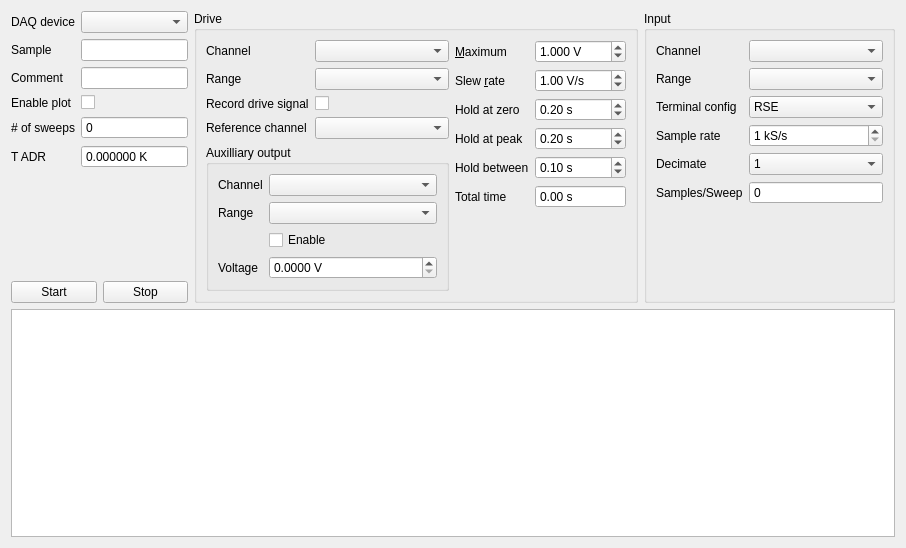
<?xml version="1.0" encoding="UTF-8"?>
<ui version="4.0">
 <class>Form</class>
 <widget class="QWidget" name="Form">
  <property name="geometry">
   <rect>
    <x>0</x>
    <y>0</y>
    <width>906</width>
    <height>548</height>
   </rect>
  </property>
  <property name="windowTitle">
   <string>Form</string>
  </property>
  <property name="toolTip">
   <string>Select the input range for the SQUID readout.</string>
  </property>
  <layout class="QHBoxLayout" name="horizontalLayout_5">
   <item>
    <layout class="QVBoxLayout" name="verticalLayout_2">
     <item>
      <layout class="QHBoxLayout" name="horizontalLayout_4">
       <item>
        <layout class="QVBoxLayout" name="verticalLayout">
         <item>
          <layout class="QFormLayout" name="formLayout_4">
           <property name="fieldGrowthPolicy">
            <enum>QFormLayout::AllNonFixedFieldsGrow</enum>
           </property>
           <item row="0" column="0">
            <widget class="QLabel" name="label">
             <property name="text">
              <string>DAQ device</string>
             </property>
             <property name="buddy">
              <cstring>deviceCombo</cstring>
             </property>
            </widget>
           </item>
           <item row="0" column="1">
            <widget class="QComboBox" name="deviceCombo">
             <property name="toolTip">
              <string>Which NI DAQ device to you want to use to drive the TES and sample the SQUID?</string>
             </property>
            </widget>
           </item>
           <item row="1" column="0">
            <widget class="QLabel" name="label_13">
             <property name="text">
              <string>Sample</string>
             </property>
             <property name="buddy">
              <cstring>sampleLe</cstring>
             </property>
            </widget>
           </item>
           <item row="1" column="1">
            <widget class="QLineEdit" name="sampleLe">
             <property name="toolTip">
              <string>Specify the ID of the sample here.</string>
             </property>
            </widget>
           </item>
           <item row="2" column="0">
            <widget class="QLabel" name="label_14">
             <property name="text">
              <string>Comment</string>
             </property>
             <property name="buddy">
              <cstring>commentLe</cstring>
             </property>
            </widget>
           </item>
           <item row="2" column="1">
            <widget class="QLineEdit" name="commentLe"/>
           </item>
           <item row="3" column="0">
            <widget class="QLabel" name="label_19">
             <property name="text">
              <string>Enable plot</string>
             </property>
             <property name="buddy">
              <cstring>enablePlotCb</cstring>
             </property>
            </widget>
           </item>
           <item row="3" column="1">
            <widget class="QCheckBox" name="enablePlotCb">
             <property name="text">
              <string/>
             </property>
            </widget>
           </item>
           <item row="4" column="0">
            <widget class="QLabel" name="label_18">
             <property name="text">
              <string># of sweeps</string>
             </property>
             <property name="buddy">
              <cstring>sweepCountSb</cstring>
             </property>
            </widget>
           </item>
           <item row="4" column="1">
            <widget class="QSpinBox" name="sweepCountSb">
             <property name="readOnly">
              <bool>true</bool>
             </property>
             <property name="buttonSymbols">
              <enum>QAbstractSpinBox::NoButtons</enum>
             </property>
             <property name="maximum">
              <number>99999999</number>
             </property>
            </widget>
           </item>
           <item row="5" column="0">
            <widget class="QLabel" name="label_22">
             <property name="text">
              <string>T ADR</string>
             </property>
             <property name="buddy">
              <cstring>temperatureSb</cstring>
             </property>
            </widget>
           </item>
           <item row="5" column="1">
            <widget class="QDoubleSpinBox" name="temperatureSb">
             <property name="readOnly">
              <bool>true</bool>
             </property>
             <property name="buttonSymbols">
              <enum>QAbstractSpinBox::NoButtons</enum>
             </property>
             <property name="suffix">
              <string> K</string>
             </property>
             <property name="decimals">
              <number>6</number>
             </property>
             <property name="maximum">
              <double>10.000000000000000</double>
             </property>
             <property name="singleStep">
              <double>0.000001000000000</double>
             </property>
            </widget>
           </item>
          </layout>
         </item>
         <item>
          <layout class="QHBoxLayout" name="horizontalLayout_3">
           <item>
            <widget class="QPushButton" name="startPb">
             <property name="text">
              <string>Start</string>
             </property>
            </widget>
           </item>
           <item>
            <widget class="QPushButton" name="stopPb">
             <property name="text">
              <string>Stop</string>
             </property>
            </widget>
           </item>
          </layout>
         </item>
        </layout>
       </item>
       <item>
        <widget class="QGroupBox" name="driveGroupBox">
         <property name="title">
          <string>Drive</string>
         </property>
         <layout class="QHBoxLayout" name="horizontalLayout_6">
          <item>
           <layout class="QHBoxLayout" name="horizontalLayout_7">
            <item>
             <layout class="QVBoxLayout" name="verticalLayout_3">
              <item>
               <layout class="QFormLayout" name="formLayout_2">
                <item row="0" column="0">
                 <widget class="QLabel" name="label_7">
                  <property name="text">
                   <string>Channel</string>
                  </property>
                  <property name="buddy">
                   <cstring>aoChannelCombo</cstring>
                  </property>
                 </widget>
                </item>
                <item row="0" column="1">
                 <widget class="QComboBox" name="aoChannelCombo">
                  <property name="toolTip">
                   <string>Pick the analog output channel.</string>
                  </property>
                 </widget>
                </item>
                <item row="1" column="0">
                 <widget class="QLabel" name="label_8">
                  <property name="text">
                   <string>Range</string>
                  </property>
                  <property name="buddy">
                   <cstring>aoRangeCombo</cstring>
                  </property>
                 </widget>
                </item>
                <item row="1" column="1">
                 <widget class="QComboBox" name="aoRangeCombo">
                  <property name="toolTip">
                   <string>Select the output drive range.</string>
                  </property>
                  <property name="minimumContentsLength">
                   <number>13</number>
                  </property>
                 </widget>
                </item>
                <item row="2" column="0">
                 <widget class="QLabel" name="label_20">
                  <property name="text">
                   <string>Record drive signal</string>
                  </property>
                  <property name="buddy">
                   <cstring>recordDriveCb</cstring>
                  </property>
                 </widget>
                </item>
                <item row="2" column="1">
                 <widget class="QCheckBox" name="recordDriveCb">
                  <property name="toolTip">
                   <string>Check here if you want the drive signal sampled on the reference channel.</string>
                  </property>
                  <property name="text">
                   <string/>
                  </property>
                 </widget>
                </item>
                <item row="3" column="0">
                 <widget class="QLabel" name="label_21">
                  <property name="text">
                   <string>Reference channel</string>
                  </property>
                  <property name="buddy">
                   <cstring>aiDriveChannelCombo</cstring>
                  </property>
                 </widget>
                </item>
                <item row="3" column="1">
                 <widget class="QComboBox" name="aiDriveChannelCombo">
                  <property name="toolTip">
                   <string>Select a channel to record the drive signal.</string>
                  </property>
                  <property name="minimumContentsLength">
                   <number>13</number>
                  </property>
                 </widget>
                </item>
               </layout>
              </item>
              <item>
               <widget class="QGroupBox" name="groupBox">
                <property name="title">
                 <string>Auxilliary output</string>
                </property>
                <layout class="QHBoxLayout" name="horizontalLayout">
                 <item>
                  <layout class="QFormLayout" name="formLayout">
                   <item row="0" column="0">
                    <widget class="QLabel" name="label_3">
                     <property name="text">
                      <string>Channel</string>
                     </property>
                     <property name="buddy">
                      <cstring>auxAoChannelCombo</cstring>
                     </property>
                    </widget>
                   </item>
                   <item row="0" column="1">
                    <widget class="QComboBox" name="auxAoChannelCombo">
                     <property name="toolTip">
                      <string>Pick the auxilliary analog output channel (if desired).</string>
                     </property>
                    </widget>
                   </item>
                   <item row="1" column="0">
                    <widget class="QLabel" name="label_4">
                     <property name="text">
                      <string>Range</string>
                     </property>
                     <property name="buddy">
                      <cstring>auxAoRangeCombo</cstring>
                     </property>
                    </widget>
                   </item>
                   <item row="1" column="1">
                    <widget class="QComboBox" name="auxAoRangeCombo">
                     <property name="toolTip">
                      <string>Select the auxilliary output range.</string>
                     </property>
                     <property name="minimumContentsLength">
                      <number>13</number>
                     </property>
                    </widget>
                   </item>
                   <item row="3" column="0">
                    <widget class="QLabel" name="label_9">
                     <property name="text">
                      <string>Voltage</string>
                     </property>
                     <property name="buddy">
                      <cstring>auxAoSb</cstring>
                     </property>
                    </widget>
                   </item>
                   <item row="3" column="1">
                    <widget class="QDoubleSpinBox" name="auxAoSb">
                     <property name="toolTip">
                      <string>Choose the output voltage for the auxilliary output.</string>
                     </property>
                     <property name="suffix">
                      <string> V</string>
                     </property>
                     <property name="decimals">
                      <number>4</number>
                     </property>
                     <property name="maximum">
                      <double>10.000000000000000</double>
                     </property>
                     <property name="singleStep">
                      <double>0.000333000000000</double>
                     </property>
                     <property name="value">
                      <double>0.000000000000000</double>
                     </property>
                    </widget>
                   </item>
                   <item row="2" column="1">
                    <widget class="QCheckBox" name="auxAoEnableCb">
                     <property name="toolTip">
                      <string>Checkl this box to enable the auxilliary analog output.</string>
                     </property>
                     <property name="text">
                      <string>Enable</string>
                     </property>
                    </widget>
                   </item>
                  </layout>
                 </item>
                </layout>
               </widget>
              </item>
             </layout>
            </item>
            <item>
             <layout class="QFormLayout" name="formLayout_5">
              <item row="0" column="0">
               <widget class="QLabel" name="label_10">
                <property name="text">
                 <string>&amp;Maximum</string>
                </property>
                <property name="buddy">
                 <cstring>maxDriveSb</cstring>
                </property>
               </widget>
              </item>
              <item row="0" column="1">
               <widget class="QDoubleSpinBox" name="maxDriveSb">
                <property name="toolTip">
                 <string>Choose maximum voltage for the ramp.</string>
                </property>
                <property name="suffix">
                 <string> V</string>
                </property>
                <property name="decimals">
                 <number>3</number>
                </property>
                <property name="maximum">
                 <double>10.000000000000000</double>
                </property>
                <property name="singleStep">
                 <double>0.001000000000000</double>
                </property>
                <property name="value">
                 <double>1.000000000000000</double>
                </property>
               </widget>
              </item>
              <item row="1" column="0">
               <widget class="QLabel" name="label_11">
                <property name="text">
                 <string>Slew &amp;rate</string>
                </property>
                <property name="buddy">
                 <cstring>slewRateSb</cstring>
                </property>
               </widget>
              </item>
              <item row="1" column="1">
               <widget class="QDoubleSpinBox" name="slewRateSb">
                <property name="toolTip">
                 <string>Slew rate of the ramp.</string>
                </property>
                <property name="suffix">
                 <string> V/s</string>
                </property>
                <property name="decimals">
                 <number>2</number>
                </property>
                <property name="minimum">
                 <double>0.010000000000000</double>
                </property>
                <property name="maximum">
                 <double>1000.000000000000000</double>
                </property>
                <property name="singleStep">
                 <double>0.001000000000000</double>
                </property>
                <property name="value">
                 <double>1.000000000000000</double>
                </property>
               </widget>
              </item>
              <item row="2" column="0">
               <widget class="QLabel" name="label_12">
                <property name="text">
                 <string>Hold at zero</string>
                </property>
                <property name="buddy">
                 <cstring>zeroHoldTimeSb</cstring>
                </property>
               </widget>
              </item>
              <item row="2" column="1">
               <widget class="QDoubleSpinBox" name="zeroHoldTimeSb">
                <property name="toolTip">
                 <string>Amount of time spent sampling at zero drive before and after the sweeps.</string>
                </property>
                <property name="accelerated">
                 <bool>true</bool>
                </property>
                <property name="keyboardTracking">
                 <bool>false</bool>
                </property>
                <property name="suffix">
                 <string> s</string>
                </property>
                <property name="decimals">
                 <number>2</number>
                </property>
                <property name="minimum">
                 <double>0.000000000000000</double>
                </property>
                <property name="maximum">
                 <double>10.000000000000000</double>
                </property>
                <property name="singleStep">
                 <double>0.010000000000000</double>
                </property>
                <property name="value">
                 <double>0.200000000000000</double>
                </property>
               </widget>
              </item>
              <item row="3" column="0">
               <widget class="QLabel" name="label_23">
                <property name="text">
                 <string>Hold at peak</string>
                </property>
                <property name="buddy">
                 <cstring>peakHoldTimeSb</cstring>
                </property>
               </widget>
              </item>
              <item row="3" column="1">
               <widget class="QDoubleSpinBox" name="peakHoldTimeSb">
                <property name="toolTip">
                 <string>Hold time at the peak voltage (usually 0).</string>
                </property>
                <property name="accelerated">
                 <bool>true</bool>
                </property>
                <property name="keyboardTracking">
                 <bool>false</bool>
                </property>
                <property name="suffix">
                 <string> s</string>
                </property>
                <property name="decimals">
                 <number>2</number>
                </property>
                <property name="minimum">
                 <double>0.000000000000000</double>
                </property>
                <property name="maximum">
                 <double>10.000000000000000</double>
                </property>
                <property name="singleStep">
                 <double>0.010000000000000</double>
                </property>
                <property name="value">
                 <double>0.200000000000000</double>
                </property>
               </widget>
              </item>
              <item row="4" column="0">
               <widget class="QLabel" name="label_24">
                <property name="text">
                 <string>Hold between</string>
                </property>
                <property name="buddy">
                 <cstring>betweenHoldTimeSb</cstring>
                </property>
               </widget>
              </item>
              <item row="4" column="1">
               <widget class="QDoubleSpinBox" name="betweenHoldTimeSb">
                <property name="toolTip">
                 <string>Hold time at zero after positive and before negative sweep.</string>
                </property>
                <property name="accelerated">
                 <bool>true</bool>
                </property>
                <property name="keyboardTracking">
                 <bool>false</bool>
                </property>
                <property name="suffix">
                 <string> s</string>
                </property>
                <property name="decimals">
                 <number>2</number>
                </property>
                <property name="minimum">
                 <double>0.000000000000000</double>
                </property>
                <property name="maximum">
                 <double>10.000000000000000</double>
                </property>
                <property name="singleStep">
                 <double>0.010000000000000</double>
                </property>
                <property name="value">
                 <double>0.100000000000000</double>
                </property>
               </widget>
              </item>
              <item row="5" column="0">
               <widget class="QLabel" name="label_25">
                <property name="text">
                 <string>Total time</string>
                </property>
                <property name="buddy">
                 <cstring>totalTimeSb</cstring>
                </property>
               </widget>
              </item>
              <item row="5" column="1">
               <widget class="QDoubleSpinBox" name="totalTimeSb">
                <property name="toolTip">
                 <string>Indicates the total time per sweep.</string>
                </property>
                <property name="readOnly">
                 <bool>true</bool>
                </property>
                <property name="buttonSymbols">
                 <enum>QAbstractSpinBox::NoButtons</enum>
                </property>
                <property name="accelerated">
                 <bool>true</bool>
                </property>
                <property name="keyboardTracking">
                 <bool>false</bool>
                </property>
                <property name="suffix">
                 <string> s</string>
                </property>
                <property name="decimals">
                 <number>2</number>
                </property>
                <property name="minimum">
                 <double>0.000000000000000</double>
                </property>
                <property name="maximum">
                 <double>1000.000000000000000</double>
                </property>
                <property name="singleStep">
                 <double>0.010000000000000</double>
                </property>
                <property name="value">
                 <double>0.000000000000000</double>
                </property>
               </widget>
              </item>
             </layout>
            </item>
           </layout>
          </item>
         </layout>
        </widget>
       </item>
       <item>
        <widget class="QGroupBox" name="inputGroupBox">
         <property name="title">
          <string>Input</string>
         </property>
         <layout class="QHBoxLayout" name="horizontalLayout_2">
          <item>
           <layout class="QFormLayout" name="formLayout_3">
            <property name="fieldGrowthPolicy">
             <enum>QFormLayout::AllNonFixedFieldsGrow</enum>
            </property>
            <item row="0" column="0">
             <widget class="QLabel" name="label_2">
              <property name="text">
               <string>Channel</string>
              </property>
              <property name="buddy">
               <cstring>aiChannelCombo</cstring>
              </property>
             </widget>
            </item>
            <item row="0" column="1">
             <widget class="QComboBox" name="aiChannelCombo">
              <property name="toolTip">
               <string>Select which channel the SQUID output is connected to.</string>
              </property>
             </widget>
            </item>
            <item row="1" column="0">
             <widget class="QLabel" name="label_5">
              <property name="text">
               <string>Range</string>
              </property>
              <property name="buddy">
               <cstring>aiRangeCombo</cstring>
              </property>
             </widget>
            </item>
            <item row="1" column="1">
             <widget class="QComboBox" name="aiRangeCombo">
              <property name="minimumContentsLength">
               <number>13</number>
              </property>
             </widget>
            </item>
            <item row="2" column="0">
             <widget class="QLabel" name="label_6">
              <property name="text">
               <string>Terminal config</string>
              </property>
              <property name="buddy">
               <cstring>aiTerminalConfigCombo</cstring>
              </property>
             </widget>
            </item>
            <item row="2" column="1">
             <widget class="QComboBox" name="aiTerminalConfigCombo">
              <item>
               <property name="text">
                <string>RSE</string>
               </property>
              </item>
              <item>
               <property name="text">
                <string>NRSE</string>
               </property>
              </item>
              <item>
               <property name="text">
                <string>DIFF</string>
               </property>
              </item>
              <item>
               <property name="text">
                <string>PSEUDO-DIFF</string>
               </property>
              </item>
             </widget>
            </item>
            <item row="3" column="0">
             <widget class="QLabel" name="label_17">
              <property name="text">
               <string>Sample rate</string>
              </property>
              <property name="buddy">
               <cstring>sampleRateSb</cstring>
              </property>
             </widget>
            </item>
            <item row="3" column="1">
             <widget class="QSpinBox" name="sampleRateSb">
              <property name="toolTip">
               <string>Specify the sample rate. Note that this should be higher than 2x the bandwidth of the SQUID signal, unless you have provided appropriate analog filtering.</string>
              </property>
              <property name="accelerated">
               <bool>true</bool>
              </property>
              <property name="keyboardTracking">
               <bool>true</bool>
              </property>
              <property name="suffix">
               <string> kS/s</string>
              </property>
              <property name="minimum">
               <number>1</number>
              </property>
             </widget>
            </item>
            <item row="4" column="0">
             <widget class="QLabel" name="label_15">
              <property name="text">
               <string>Decimate</string>
              </property>
             </widget>
            </item>
            <item row="5" column="0">
             <widget class="QLabel" name="label_16">
              <property name="text">
               <string>Samples/Sweep</string>
              </property>
              <property name="buddy">
               <cstring>samplesPerSweepSb</cstring>
              </property>
             </widget>
            </item>
            <item row="5" column="1">
             <widget class="QSpinBox" name="samplesPerSweepSb">
              <property name="toolTip">
               <string>Indicates how many samples will be recorded per sweep (after decimation).</string>
              </property>
              <property name="readOnly">
               <bool>true</bool>
              </property>
              <property name="buttonSymbols">
               <enum>QAbstractSpinBox::NoButtons</enum>
              </property>
              <property name="maximum">
               <number>10000000</number>
              </property>
             </widget>
            </item>
            <item row="4" column="1">
             <widget class="QComboBox" name="decimateCombo">
              <item>
               <property name="text">
                <string>1</string>
               </property>
              </item>
              <item>
               <property name="text">
                <string>2</string>
               </property>
              </item>
              <item>
               <property name="text">
                <string>4</string>
               </property>
              </item>
              <item>
               <property name="text">
                <string>8</string>
               </property>
              </item>
              <item>
               <property name="text">
                <string>16</string>
               </property>
              </item>
              <item>
               <property name="text">
                <string>32</string>
               </property>
              </item>
              <item>
               <property name="text">
                <string>64</string>
               </property>
              </item>
              <item>
               <property name="text">
                <string>128</string>
               </property>
              </item>
              <item>
               <property name="text">
                <string>256</string>
               </property>
              </item>
              <item>
               <property name="text">
                <string>512</string>
               </property>
              </item>
              <item>
               <property name="text">
                <string>1024</string>
               </property>
              </item>
              <item>
               <property name="text">
                <string>2048</string>
               </property>
              </item>
              <item>
               <property name="text">
                <string>4096</string>
               </property>
              </item>
              <item>
               <property name="text">
                <string>8192</string>
               </property>
              </item>
              <item>
               <property name="text">
                <string>16384</string>
               </property>
              </item>
              <item>
               <property name="text">
                <string>32768</string>
               </property>
              </item>
              <item>
               <property name="text">
                <string>65536</string>
               </property>
              </item>
             </widget>
            </item>
           </layout>
          </item>
         </layout>
        </widget>
       </item>
      </layout>
     </item>
     <item>
      <widget class="PlotWidget" name="plot"/>
     </item>
    </layout>
   </item>
  </layout>
 </widget>
 <customwidgets>
  <customwidget>
   <class>PlotWidget</class>
   <extends>QGraphicsView</extends>
   <header>pyqtgraph</header>
  </customwidget>
 </customwidgets>
 <tabstops>
  <tabstop>deviceCombo</tabstop>
  <tabstop>sampleLe</tabstop>
  <tabstop>commentLe</tabstop>
  <tabstop>enablePlotCb</tabstop>
  <tabstop>aiChannelCombo</tabstop>
  <tabstop>aiRangeCombo</tabstop>
  <tabstop>aiTerminalConfigCombo</tabstop>
  <tabstop>sampleRateSb</tabstop>
  <tabstop>decimateCombo</tabstop>
  <tabstop>samplesPerSweepSb</tabstop>
  <tabstop>startPb</tabstop>
  <tabstop>stopPb</tabstop>
  <tabstop>sweepCountSb</tabstop>
  <tabstop>temperatureSb</tabstop>
  <tabstop>plot</tabstop>
 </tabstops>
 <resources/>
 <connections/>
</ui>
